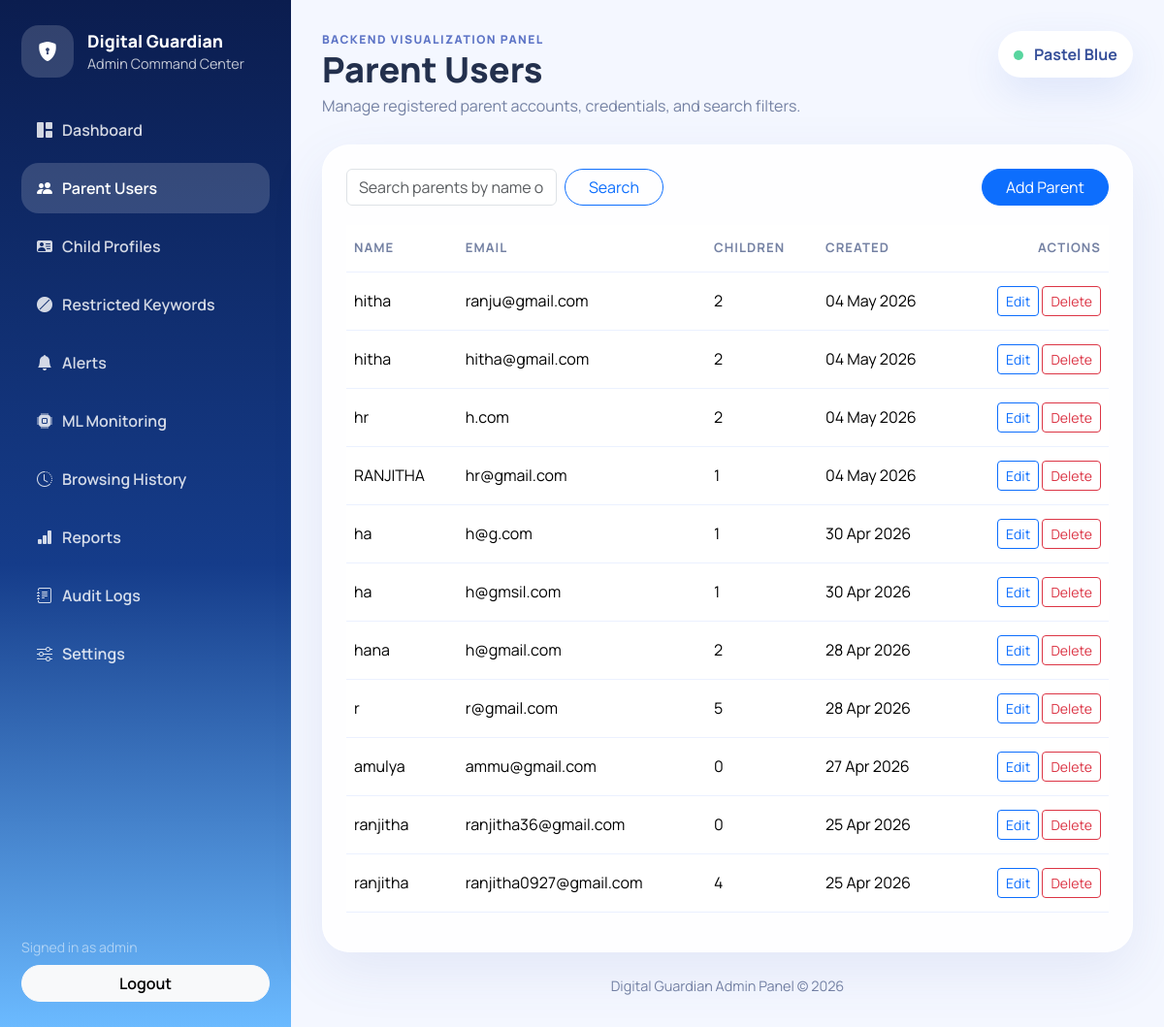
The app's page /admin/parents (signed in) with its own data.
### app/models/__init__.py (models this page shows, shortened)
class AdminPanelSetting(db.Model):
    __tablename__ = "admin_panel_settings"
    id = db.Column(db.Integer, primary_key=True)
    theme = db.Column(db.String(30), default="pastel-blue", nullable=False)
    security_mode = db.Column(db.String(40), default="strict", nullable=False)
    support_email = db.Column(db.String(160), default="support@digitalguardian.local", nullable=False)
    app_info = db.Column(
        db.String(255),
        default="Digital Guardian Admin Panel",
        nullable=False,
    )
    monitoring_enabled = db.Column(db.Boolean, default=True, nullable=False)
    created_at = db.Column(db.DateTime, default=datetime.utcnow, nullable=False)
    updated_at = db.Column(db.DateTime, default=datetime.utcnow, onupdate=datetime.utcnow, nullable=False)

class ParentUser(db.Model):
    __tablename__ = "parent_users"
    id = db.Column(db.Integer, primary_key=True)
    parent_name = db.Column(db.String(120), nullable=False)
    email = db.Column(db.String(160), unique=True, nullable=False, index=True)
    phone_number = db.Column(db.String(40), nullable=False, default="")
    password_hash = db.Column(db.String(255), nullable=False)
    created_at = db.Column(db.DateTime, default=datetime.utcnow, nullable=False)
    children = db.relationship("ChildProfile", backref="parent", lazy=True, cascade="all, delete-orphan")
    alerts = db.relationship("Alert", backref="parent", lazy=True, cascade="all, delete-orphan")
    reports = db.relationship("Report", backref="parent", lazy=True, cascade="all, delete-orphan")
    settings = db.relationship("Setting", backref="parent", lazy=True, uselist=False, cascade="all, delete-orphan")
    notifications = db.relationship("NotificationLog", backref="parent", lazy=True, cascade="all, delete-orphan")
    safe_search_results = db.relationship("SafeSearchResult", backref="parent", lazy=True, cascade="all, delete-orphan")
    activities = db.relationship("ActivityLog", backref="parent", lazy=True, cascade="all, delete-orphan")

### app/routes/admin.py (the view)
@admin_bp.get("/parents")
@admin_required
def parents():
    search = request.args.get("search", "").strip()
    query = ParentUser.query
    if search:
        like = f"%{search}%"
        query = query.filter(
            or_(ParentUser.parent_name.ilike(like), ParentUser.email.ilike(like))
        )
    parents_list = query.order_by(ParentUser.created_at.desc()).all()
    return render_template("admin/parents.html", parents=parents_list, search=search)

### app/models/__init__.py (called while the page is built)
def get_admin_panel_settings():
    settings = AdminPanelSetting.query.first()
    if settings is None:
        settings = AdminPanelSetting()
        db.session.add(settings)
        db.session.commit()
    return settings

### app/routes/admin.py (called while the page is built)
def admin_required(view):
    @wraps(view)
    def wrapped_view(*args, **kwargs):
        if "admin_id" not in session:
            return redirect(url_for("admin.login", next=request.path))
        return view(*args, **kwargs)
    return wrapped_view

@admin_bp.app_context_processor
def inject_admin_globals():
    return {
        "admin_username": session.get("admin_username"),
        "admin_theme": get_admin_panel_settings().theme if db.session else "pastel-blue",
        "current_year": datetime.utcnow().year,
    }

### app/templates/admin/parents.html
{% extends "admin/base.html" %}
{% block page_title %}Parent Users{% endblock %}
{% block page_subtitle %}Manage registered parent accounts, credentials, and search filters.{% endblock %}
{% block content %}
<div class="panel-card">
  <div class="panel-header">
    <form class="d-flex gap-2" method="get">
      <input class="form-control" name="search" value="{{ search }}" placeholder="Search parents by name or email">
      <button class="btn btn-outline-primary rounded-pill px-4">Search</button>
    </form>
    <a class="btn btn-primary rounded-pill px-4" href="{{ url_for('admin.create_parent') }}">Add Parent</a>
  </div>
  <div class="table-responsive">
    <table class="table table-hover align-middle admin-table">
      <thead><tr><th>Name</th><th>Email</th><th>Children</th><th>Created</th><th class="text-end">Actions</th></tr></thead>
      <tbody>
        {% for parent in parents %}
        <tr>
          <td>{{ parent.parent_name }}</td>
          <td>{{ parent.email }}</td>
          <td>{{ parent.children|length }}</td>
          <td>{{ parent.created_at.strftime('%d %b %Y') }}</td>
          <td class="text-end">
            <a class="btn btn-sm btn-outline-primary" href="{{ url_for('admin.edit_parent', parent_id=parent.id) }}">Edit</a>
            <form method="post" action="{{ url_for('admin.delete_parent', parent_id=parent.id) }}" class="d-inline">
              <button class="btn btn-sm btn-outline-danger" onclick="return confirm('Delete this parent user?')">Delete</button>
            </form>
          </td>
        </tr>
        {% else %}
        <tr><td colspan="5" class="text-center text-secondary py-4">No parent users found.</td></tr>
        {% endfor %}
      </tbody>
    </table>
  </div>
</div>
{% endblock %}

### app/templates/admin/base.html (shortened to what this page needs)
<!doctype html>
<html lang="en">
<head>
  <link href="https://cdn.jsdelivr.net/npm/bootstrap@5.3.3/dist/css/bootstrap.min.css" rel="stylesheet">
  <link href="https://cdn.jsdelivr.net/npm/bootstrap-icons@1.11.3/font/bootstrap-icons.css" rel="stylesheet">
  <link href="{{ url_for('admin.static', filename='admin.css') }}" rel="stylesheet">
</head>
<body class="admin-shell">
  <div class="admin-layout">
    <aside class="admin-sidebar">
      <div>
        <a class="brand-block text-decoration-none" href="{{ url_for('admin.dashboard') }}">
          <div class="brand-icon"><i class="bi bi-shield-lock-fill"></i></div>
          <div>
            <div class="brand-title">Digital Guardian</div>
            <div class="brand-subtitle">Admin Command Center</div>
          </div>
        </a>
        <nav class="nav flex-column nav-pills admin-nav">
          <a class="nav-link {% if request.endpoint == 'admin.dashboard' %}active{% endif %}" href="{{ url_for('admin.dashboard') }}"><i class="bi bi-grid-1x2-fill"></i>Dashboard</a>
          <a class="nav-link {% if request.endpoint in ['admin.parents', 'admin.create_parent', 'admin.edit_parent'] %}active{% endif %}" href="{{ url_for('admin.parents') }}"><i class="bi bi-people-fill"></i>Parent Users</a>
          <a class="nav-link {% if request.endpoint in ['admin.children', 'admin.create_child', 'admin.edit_child'] %}active{% endif %}" href="{{ url_for('admin.children') }}"><i class="bi bi-person-vcard-fill"></i>Child Profiles</a>
          <a class="nav-link {% if request.endpoint in ['admin.keywords', 'admin.create_keyword', 'admin.edit_keyword'] %}active{% endif %}" href="{{ url_for('admin.keywords') }}"><i class="bi bi-ban-fill"></i>Restricted Keywords</a>
          <a class="nav-link {% if request.endpoint == 'admin.alerts' %}active{% endif %}" href="{{ url_for('admin.alerts') }}"><i class="bi bi-bell-fill"></i>Alerts</a>
          <a class="nav-link {% if request.endpoint == 'admin.ml_monitoring' %}active{% endif %}" href="{{ url_for('admin.ml_monitoring') }}"><i class="bi bi-cpu-fill"></i>ML Monitoring</a>
          <a class="nav-link {% if request.endpoint == 'admin.history' %}active{% endif %}" href="{{ url_for('admin.history') }}"><i class="bi bi-clock-history"></i>Browsing History</a>
          <a class="nav-link {% if request.endpoint == 'admin.reports' %}active{% endif %}" href="{{ url_for('admin.reports') }}"><i class="bi bi-bar-chart-fill"></i>Reports</a>
          <a class="nav-link {% if request.endpoint == 'admin.audit_logs' %}active{% endif %}" href="{{ url_for('admin.audit_logs') }}"><i class="bi bi-journal-text"></i>Audit Logs</a>
          <a class="nav-link {% if request.endpoint == 'admin.settings' %}active{% endif %}" href="{{ url_for('admin.settings') }}"><i class="bi bi-sliders"></i>Settings</a>
        </nav>
      </div>
      <div class="sidebar-footer">
        <div class="small text-white-50 mb-2">Signed in as {{ admin_username }}</div>
        <a href="{{ url_for('admin.logout') }}" class="btn btn-light w-100 rounded-pill fw-semibold">Logout</a>
      </div>
    </aside>
    <main class="admin-content">
      <div class="content-topbar">
        <div>
          <div class="eyebrow">Backend visualization panel</div>
          <h1 class="page-title mb-1">{% block page_title %}Dashboard{% endblock %}</h1>
          <p class="page-subtitle mb-0">{% block page_subtitle %}Real-time admin insight for Digital Guardian.{% endblock %}</p>
        </div>
        <div class="status-pill">
          <span class="status-dot"></span>
          {{ admin_theme|replace('-', ' ')|title }}
        </div>
      </div>
      {% block content %}{% endblock %}
      <footer class="admin-footer">Digital Guardian Admin Panel &copy; {{ current_year }}</footer>
    </main>
  </div>
</body>
</html>

### app/static/admin.css (style rules this page uses)
:root { --bg: #f4f7ff; --sidebar: linear-gradient(180deg, #0b1d4f 0%, #153c8a 55%, #6bbaff 100%); --text: #23304d; --muted: #7481a3; --card: rgba(255, 255, 255, 0.86); --line: rgba(91, 140, 255, 0.12); }
* { box-sizing: border-box; }
body { font-family: "Manrope", sans-serif; background: var(--bg); color: var(--text); }
.admin-layout { display: flex; min-height: 100vh; }
.admin-sidebar { width: 300px; padding: 26px 22px; display: flex; flex-direction: column; justify-content: space-between; background: var(--sidebar); color: white; }
.brand-block { display: flex; gap: 14px; align-items: center; margin-bottom: 28px; }
.brand-icon { width: 54px; height: 54px; border-radius: 18px; display: grid; place-items: center; background: rgba(255,255,255,0.16); color: white; font-size: 1.25rem; }
.brand-title { font-size: 1.1rem; font-weight: 800; color: white; }
.brand-subtitle { font-size: 0.9rem; color: rgba(255,255,255,0.75); }
.admin-nav .nav-link { color: rgba(255,255,255,0.82); border-radius: 18px; padding: 14px 16px; font-weight: 600; margin-bottom: 8px; }
.admin-nav .nav-link i { margin-right: 10px; }
.admin-nav .nav-link.active, .admin-nav .nav-link:hover { background: rgba(255,255,255,0.16); color: white; }
.admin-content { flex: 1; padding: 32px; }
.content-topbar { display: flex; justify-content: space-between; align-items: flex-start; gap: 16px; margin-bottom: 28px; }
.eyebrow { text-transform: uppercase; letter-spacing: .12em; font-size: .75rem; font-weight: 800; color: #5d74c6; }
.page-title { font-size: clamp(1.9rem, 3vw, 2.8rem); font-weight: 800; }
.page-subtitle { color: var(--muted); max-width: 60ch; }
.status-pill { padding: 12px 16px; background: white; border-radius: 999px; color: #37509a; box-shadow: 0 16px 40px rgba(64, 104, 211, 0.12); font-weight: 700; }
.status-dot { display: inline-block; width: 10px; height: 10px; background: #59d59f; border-radius: 50%; margin-right: 8px; }
.metric-card, .panel-card { background: var(--card); border: 1px solid rgba(255,255,255,0.65); border-radius: 28px; box-shadow: 0 20px 55px rgba(74, 97, 174, 0.10); backdrop-filter: blur(22px); }
.panel-card { padding: 24px; }
.panel-header { display: flex; justify-content: space-between; align-items: center; gap: 16px; margin-bottom: 20px; }
.admin-table thead th { color: var(--muted); border-bottom-color: var(--line); font-size: .82rem; text-transform: uppercase; letter-spacing: .08em; }
.admin-table td, .admin-table th { padding-top: 14px; padding-bottom: 14px; border-color: var(--line); }
.sidebar-footer { margin-top: 24px; }
.admin-footer { color: var(--muted); margin-top: 24px; text-align: center; font-size: .9rem; }

### records on screen
AdminPanelSetting: theme "Pastel Blue"
ParentUser: parent_name "hitha", email "ranju@gmail.com", children|length "2", created_at "04 May 2026"
ParentUser: parent_name "hitha", email "hitha@gmail.com", children|length "2", created_at "04 May 2026"
ParentUser: parent_name "hr", email "h.com", children|length "2", created_at "04 May 2026"
ParentUser: parent_name "RANJITHA", email "hr@gmail.com", children|length "1", created_at "04 May 2026"
ParentUser: parent_name "ha", email "h@g.com", children|length "1", created_at "30 Apr 2026"
ParentUser: parent_name "ha", email "h@gmsil.com", children|length "1", created_at "30 Apr 2026"
ParentUser: parent_name "hana", email "h@gmail.com", children|length "2", created_at "28 Apr 2026"
ParentUser: parent_name "r", email "r@gmail.com", children|length "5", created_at "28 Apr 2026"
ParentUser: parent_name "amulya", email "ammu@gmail.com", children|length "0", created_at "27 Apr 2026"
ParentUser: parent_name "ranjitha", email "ranjitha36@gmail.com", children|length "0", created_at "25 Apr 2026"
ParentUser: parent_name "ranjitha", email "ranjitha0927@gmail.com", children|length "4", created_at "25 Apr 2026"

### other values on screen
{{ admin_username }} "admin"
